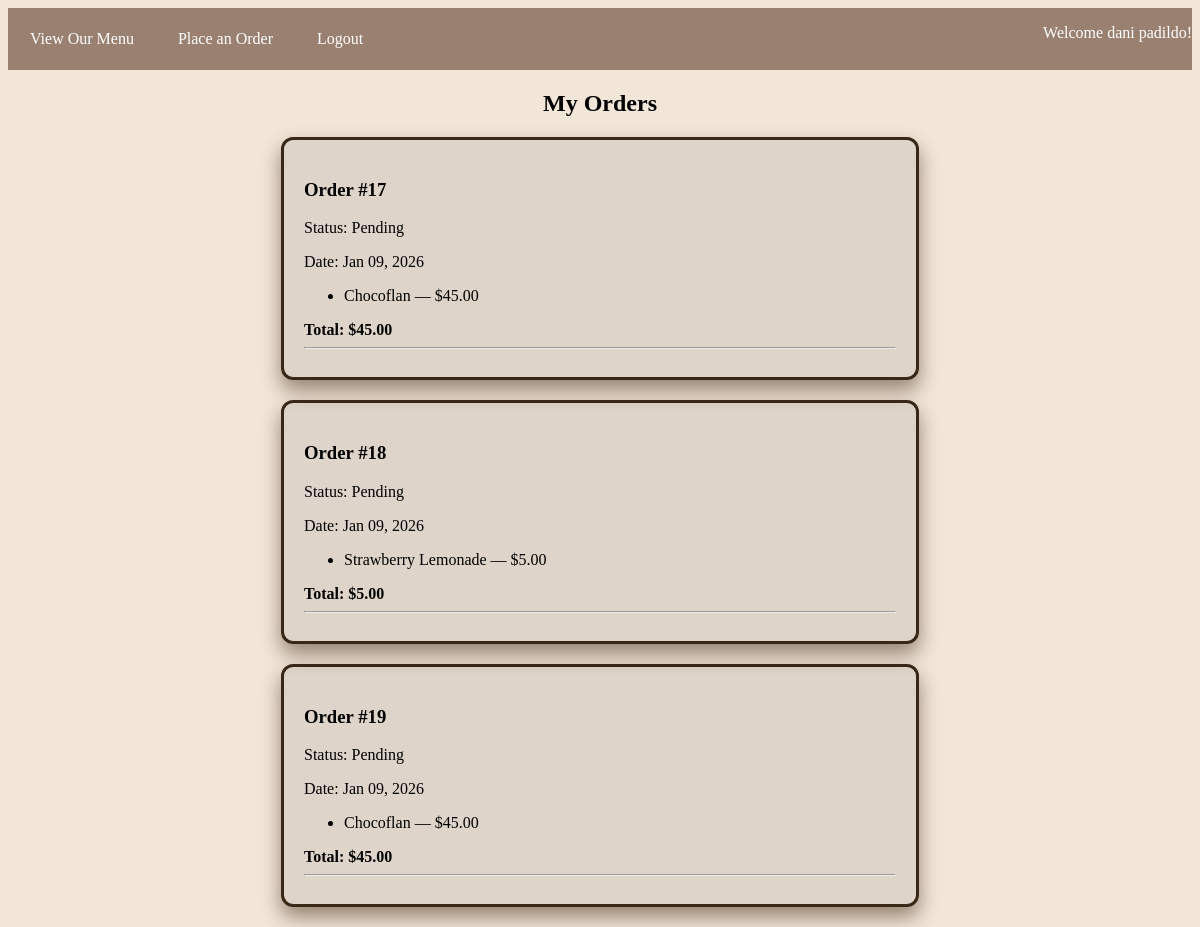
Screenshot of /customer/ (signed in) with the database file from the repository.
### app/models.py (models this page shows, shortened)
class Order(models.Model):
    customer = models.ForeignKey(User, on_delete=models.CASCADE)
    items = models.ManyToManyField(MenuItem)
    date = models.DateTimeField(auto_now_add=True)
    status = models.CharField(max_length=50, default='Pending')
    def total(self):
        return sum(item.price for item in self.items.all())

class MenuItem(models.Model):
    name = models.CharField(max_length=200)
    description = models.TextField()
    price = models.DecimalField(max_digits=6, decimal_places=2)
    category = models.ForeignKey(Category, on_delete=models.CASCADE, related_name='menu_items', null=True, )
    available = models.BooleanField(default=True)

### app/views.py (the view)
# urls.py: path('customer/', customer_view, name='customer_view'),
@login_required(login_url='login')
def customer_view(request):
    if not request.user.groups.filter(name='Customer').exists():
        return HttpResponse("Not allowed.")
    orders = Order.objects.all().filter(customer=request.user)
    return render(request, 'customer.html', {'orders': orders})

### app/templates/customer.html
{% extends 'base.html' %}
{% load static %}
{% block content %}
<nav class="customer-navbar">
    <ul>
        <li><a href="{% url 'menu' %}" class="customer-page-btn">View Our Menu</a></li>
        <li><a href="{% url 'place_order' %}" class="customer-page-btn">Place an Order</a></li>
        <li><a href="{% url 'logout' %}" class="customer-page-btn">Logout</a></li>
        <li style="float: right;"><p>Welcome {{ request.user.first_name }} {{ request.user.last_name }}!</p></li>
    </ul>
</nav>
<h2 style="text-align: center;">My Orders</h2>
{% if orders %}
  {% for order in orders %}
    <div class="current-order-card">
      <h3>Order #{{ order.id }}</h3>
      <p>Status: {{ order.status }}</p>
      <p>Date: {{ order.date|date:"M d, Y" }}</p>
      <ul>
        {% for item in order.items.all %}
          <li>{{ item.name }} — ${{ item.price }}</li>
        {% endfor %}
      </ul>
      <strong>Total: ${{ order.total }}</strong>
      <hr></hr>
    </div>
  {% endfor %}
{% else %}
  <p>You haven’t placed any orders yet.</p>
{% endif %}
{% endblock content %}

### app/static/css/styles.css (style rules this page uses)
body { background-color: #f2e6d9; font-family: 'Times New Roman', Times, serif; }
.customer-navbar { background-color: rgb(154, 128, 112); color: white; }
.customer-navbar ul { list-style-type: none; margin: 0; padding: 0; overflow: hidden; }
.customer-navbar ul li { float: left; }
.customer-navbar ul li a { display: block; color: white; padding: 22px; text-decoration: none; }
.current-order-card { background-color: rgba(128, 128, 128, 0.184); border-radius: 12px; padding: 20px; margin: 20px auto; max-width: 600px; border: solid; border-color: rgb(56, 40, 21); box-shadow: 0 10px 20px rgb(148, 130, 113); width: 50%; height: 50%; }

### rows the page displays
Order: id "17", status "Pending", date "Jan 09, 2026", total "45.00"
MenuItem: name "Chocoflan", price "45.00"
Order: id "18", status "Pending", date "Jan 09, 2026", total "5.00"
MenuItem: name "Strawberry Lemonade", price "5.00"
Order: id "19", status "Pending", date "Jan 09, 2026", total "45.00"

### other values shown
{{ request.user.first_name }} "dani"
{{ request.user.last_name }} "padildo"
